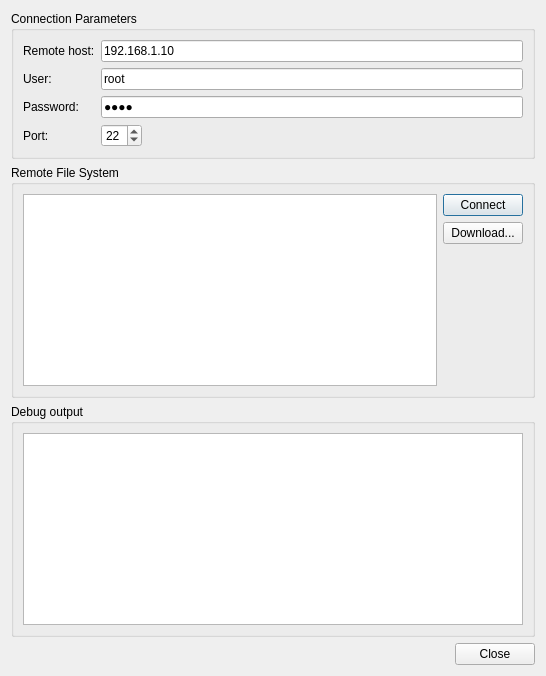
<?xml version="1.0" encoding="UTF-8"?>
<ui version="4.0">
 <class>Window</class>
 <widget class="QDialog" name="Window">
  <property name="geometry">
   <rect>
    <x>0</x>
    <y>0</y>
    <width>546</width>
    <height>676</height>
   </rect>
  </property>
  <property name="windowTitle">
   <string>Dialog</string>
  </property>
  <layout class="QVBoxLayout" name="verticalLayout_3">
   <item>
    <widget class="QGroupBox" name="groupBox">
     <property name="title">
      <string>Connection Parameters</string>
     </property>
     <layout class="QFormLayout" name="formLayout">
      <item row="0" column="0">
       <widget class="QLabel" name="label">
        <property name="text">
         <string>Remote host:</string>
        </property>
       </widget>
      </item>
      <item row="0" column="1">
       <widget class="QLineEdit" name="hostLineEdit">
        <property name="text">
         <string>192.168.1.10</string>
        </property>
       </widget>
      </item>
      <item row="1" column="0">
       <widget class="QLabel" name="label_3">
        <property name="text">
         <string>User:</string>
        </property>
       </widget>
      </item>
      <item row="1" column="1">
       <widget class="QLineEdit" name="userLineEdit">
        <property name="text">
         <string>root</string>
        </property>
       </widget>
      </item>
      <item row="2" column="0">
       <widget class="QLabel" name="label_4">
        <property name="text">
         <string>Password:</string>
        </property>
       </widget>
      </item>
      <item row="2" column="1">
       <widget class="QLineEdit" name="passwordLineEdit">
        <property name="text">
         <string>root</string>
        </property>
        <property name="echoMode">
         <enum>QLineEdit::Password</enum>
        </property>
       </widget>
      </item>
      <item row="3" column="0">
       <widget class="QLabel" name="label_2">
        <property name="text">
         <string>Port:</string>
        </property>
       </widget>
      </item>
      <item row="3" column="1">
       <layout class="QHBoxLayout" name="horizontalLayout">
        <item>
         <widget class="QSpinBox" name="portSpinBox">
          <property name="value">
           <number>22</number>
          </property>
         </widget>
        </item>
        <item>
         <spacer name="horizontalSpacer">
          <property name="orientation">
           <enum>Qt::Horizontal</enum>
          </property>
          <property name="sizeHint" stdset="0">
           <size>
            <width>40</width>
            <height>20</height>
           </size>
          </property>
         </spacer>
        </item>
       </layout>
      </item>
     </layout>
    </widget>
   </item>
   <item>
    <widget class="QGroupBox" name="groupBox_2">
     <property name="title">
      <string>Remote File System</string>
     </property>
     <layout class="QVBoxLayout" name="verticalLayout_4">
      <item>
       <layout class="QHBoxLayout" name="horizontalLayout_3">
        <item>
         <widget class="QTreeView" name="fsView">
          <property name="sizePolicy">
           <sizepolicy hsizetype="Expanding" vsizetype="Expanding">
            <horstretch>1</horstretch>
            <verstretch>1</verstretch>
           </sizepolicy>
          </property>
         </widget>
        </item>
        <item>
         <layout class="QVBoxLayout" name="verticalLayout_2">
          <item>
           <widget class="QPushButton" name="connectButton">
            <property name="text">
             <string>Connect</string>
            </property>
           </widget>
          </item>
          <item>
           <widget class="QPushButton" name="downloadButton">
            <property name="text">
             <string>Download...</string>
            </property>
           </widget>
          </item>
          <item>
           <spacer name="verticalSpacer">
            <property name="orientation">
             <enum>Qt::Vertical</enum>
            </property>
            <property name="sizeHint" stdset="0">
             <size>
              <width>20</width>
              <height>40</height>
             </size>
            </property>
           </spacer>
          </item>
         </layout>
        </item>
       </layout>
      </item>
     </layout>
    </widget>
   </item>
   <item>
    <widget class="QGroupBox" name="groupBox_3">
     <property name="title">
      <string>Debug output</string>
     </property>
     <layout class="QVBoxLayout" name="verticalLayout">
      <item>
       <widget class="QPlainTextEdit" name="outputTextEdit"/>
      </item>
     </layout>
    </widget>
   </item>
   <item>
    <layout class="QHBoxLayout" name="horizontalLayout_2">
     <item>
      <widget class="QDialogButtonBox" name="buttonBox">
       <property name="orientation">
        <enum>Qt::Horizontal</enum>
       </property>
       <property name="standardButtons">
        <set>QDialogButtonBox::Close</set>
       </property>
      </widget>
     </item>
    </layout>
   </item>
  </layout>
 </widget>
 <resources/>
 <connections>
  <connection>
   <sender>buttonBox</sender>
   <signal>rejected()</signal>
   <receiver>Window</receiver>
   <slot>reject()</slot>
   <hints>
    <hint type="sourcelabel">
     <x>316</x>
     <y>260</y>
    </hint>
    <hint type="destinationlabel">
     <x>286</x>
     <y>274</y>
    </hint>
   </hints>
  </connection>
  <connection>
   <sender>buttonBox</sender>
   <signal>accepted()</signal>
   <receiver>Window</receiver>
   <slot>accept()</slot>
   <hints>
    <hint type="sourcelabel">
     <x>248</x>
     <y>254</y>
    </hint>
    <hint type="destinationlabel">
     <x>157</x>
     <y>274</y>
    </hint>
   </hints>
  </connection>
 </connections>
</ui>
